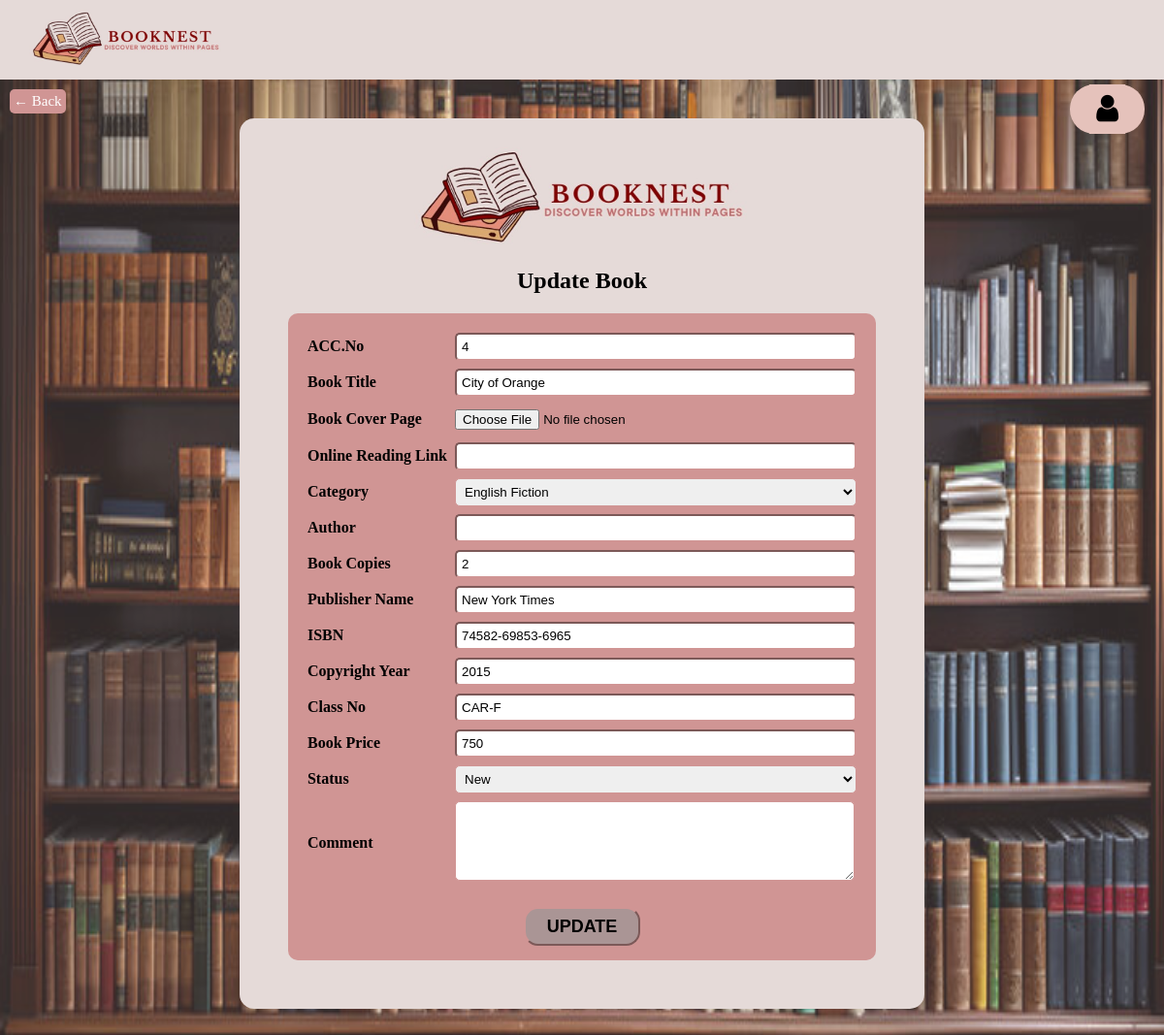
Page /updateBook.php?isbn=74582-69853-6965 (signed in) on the committed database.
### tables this page shows
CREATE TABLE books (
  acc_no INT(11) NOT NULL,
  title VARCHAR(255) NOT NULL,
  image VARCHAR(500) NOT NULL,
  category VARCHAR(50) NOT NULL,
  author VARCHAR(255) NOT NULL,
  copies INT(11) NOT NULL,
  publisher VARCHAR(255) NOT NULL,
  isbn VARCHAR(50) NOT NULL,
  copyright_year YEAR(4) NOT NULL,
  class_no VARCHAR(50) NOT NULL,
  price DOUBLE NOT NULL,
  status VARCHAR(50) NOT NULL,
  comment VARCHAR(255) NOT NULL,
  file_path VARCHAR(255) DEFAULT NULL,
  PRIMARY KEY (acc_no),
  UNIQUE KEY isbn (isbn)
);

### manageBookRecords.php (called while the page is built, shortened)
<?php
    include "config.php";
    if (isset($_GET['isbn'])) {
        $isbn = $_GET['isbn'];
        $query = "SELECT * FROM books WHERE isbn = '$isbn'";
        $result = mysqli_query($conn, $query);
        if($result && mysqli_num_rows($result) > 0) {
            $book = mysqli_fetch_assoc($result);
        } else {
            echo
                "<script type=\"text/javascript\">
                    window.alert('Sorry! No Books Available with ISBN: $isbn');
                    window.location.href = 'updateBook.php';
                </script>";
        }
    }
?>

### updateBook.php (the view, shortened to what this page needs)
<!DOCTYPE html>
<html lang="en">
<head>
    <link rel="stylesheet" href="index.css">
    <link rel="stylesheet" href="https://cdnjs.cloudflare.com/ajax/libs/font-awesome/4.7.0/css/font-awesome.min.css">
</head>
<body>
    <nav>
        <a href="admin.php">
            <img src="./Assets/logo.jpg" alt="logo" style="width: 200px; padding: 10px;">
        </a>
    </nav>
    <div id="page-container">
        <?php
            include "backbtn.php";
            include "manageBookRecords.php";
        ?>
        <div id="user-profile-container" onmouseover="showViewProfile()" onmouseleave="hideViewProfile()">
            <button type="button" id="user-profile-icon">
                <i class="fa fa-user" aria-hidden="true" onclick="showMore()"></i>
            </button>
        </div>
        <div style="display: flex; justify-content: center; align-items: center;">
            <div class="content-container">
                <img src="./Assets/logo.jpg" alt="logo" style="height: 100px; padding-top: 10px;">
                <h2>Update Book</h2>
                <form id="form-container" action="manageBookRecords.php" method="POST" enctype="multipart/form-data">
                    <table align="center" cellpadding="3px" style="text-align: left;">
                        <tr>
                            <td><label for="acc_no">ACC.No</label></td>
                            <td>
                                <input type="text" id="acc_no" name="acc_no" value="<?php echo isset($book['acc_no']) ? $book['acc_no'] : ''; ?>">
                            </td>
                        </tr>
                        <tr>
                            <td><label for="title">Book Title</label></td>
                            <td>
                                <input type="text" id="title" name="title" value="<?php echo isset($book['title']) ? $book['title'] : ''; ?>" required>
                            </td>
                        </tr>
                        <tr>
                            <td><label for="book_image">Book Cover Page</label></td>
                            <td>
                                <input type="file" id="book_image" name="book_image" accept="image/jpg, image/jpeg, image/png" style="padding-left: 0%;">
                            </td>
                        </tr>
                        <tr>
                            <td><label for="book_link">Online Reading Link</label></td>
                            <td>
                                <input type="text" id="book_link" name="book_link" value="<?php echo isset($book['file_path']) ? $book['file_path'] : ''; ?>">
                            </td>
                        </tr>
                        <tr>
                            <td><label for="category">Category</label></td>
                            <td>
                                <select name="category" style="width: 100%;">
                                    <option value="English Fiction" <?php if (isset($book['category']) && $book['category'] == "English Fiction") echo "selected"; ?>>English Fiction</option>
                                </select>
                            </td>
                        </tr>
                        <tr>
                            <td><label for="author">Author</label></td>
                            <td>
                                <input type="text" id="author" name="author" value="<?php isset($book['author']) ? $book['author'] : ''; ?>" required>
                            </td>
                        </tr>
                        <tr>
                            <td><label for="book_copies">Book Copies</label></td>
                            <td>
                                <input type="number" id="book_copies" name="book_copies" value="<?php echo isset($book['copies']) ? $book['copies'] : ''; ?>">
                            </td>
                        </tr>
                        <tr>
                            <td><label for="publisher">Publisher Name</label></td>
                            <td>
                                <input type="text" id="publisher" name="publisher" value="<?php echo isset($book['publisher']) ? $book['publisher'] : ''; ?>" required>
                            </td>
                        </tr>
                        <tr>
                            <td><label for="isbn">ISBN</label></td>
                            <td>
                                <input type="text" id="isbn" name="isbn" value="<?php echo isset($book['isbn']) ? $book['isbn'] : ''; ?>" required>
                            </td>
                        </tr>
                        <tr>
                            <td><label for="copyright_year">Copyright Year</label></td>
                            <td>
                                <input type="text" id="copyright_year" name="copyright_year" value="<?php echo isset($book['copyright_year']) ? $book['copyright_year'] : ''; ?>">
                            </td>
                        </tr>
                        <tr>
                            <td><label for="class_no">Class No</label></td>
                            <td>
                                <input type="text" id="class_no" name="class_no" value="<?php echo isset($book['class_no']) ? $book['class_no'] : ''; ?>">
                            </td>
                        </tr>
                        <tr>
                            <td><label for="book_price">Book Price</label></td>
                            <td>
                                <input type="number" id="book_price" name="book_price" value="<?php echo isset($book['price']) ? $book['price'] : ''; ?>">
                            </td>
                        </tr>
                        <tr>
                            <td><label for="status">Status</label></td>
                            <td>
                                <select name="status" style="width: 100%;">
                                    <option value="New" <?php if (isset($book['status']) && $book['status'] == "New") echo "selected"; ?>>New</option>
                                </select>
                            </td>
                        </tr>
                        <tr>
                            <td><label for="comment">Comment</label></td>
                            <td>
                                <textarea id="comment" name="comment" style="height: 70px;"><?php echo isset($book['comment']) ? $book['comment'] : ''; ?></textarea>
                            </td>
                        </tr>
                    </table>
                    <br>
                    <input type="submit" id="update" name="update" value="UPDATE" class="submit-btn" style="background-color: #AA9595;">
                </form>
            </div>
        </div>
    </div>
</body>
</html>

### index.css (style rules this page uses)
body { margin: 0%; background-image: url("./Assets/background.jpg"); background-repeat: no-repeat; background-size: 100% 100%; background-attachment: fixed; background-color: rgba(204, 195, 195, 0.3); background-blend-mode: overlay; }
#page-container { position: relative; min-height: 100vh; }
nav { z-index: 1; position: sticky; display: flex; flex-wrap: wrap; align-items: center; justify-content: space-between; padding-left: 20px; padding-right: 20px; height: fit-content; background-color: #E5DAD8; }
#user-profile-container { background-color: #E5C2BB; width: fit-content; height: fit-content; display: flex; justify-content: space-between; border-radius: 25px; margin-top: 5px; margin-right: 10px; padding-left: 20px; padding-right: 20px; position: absolute; right: 10px; z-index: 1; }
#user-profile-icon { background-color: #E5C2BB; border: 2px solid #E5C2BB; padding: 5px; font-size: xx-large; }

### updateBook.php (style rules this page uses)
.content-container { background-color: #E5DAD8; border-radius: 15px; padding: 20px 50px; margin: 40px; text-align: center; }
#form-container { background-color: #D09594; padding: 15px; border-radius: 10px; margin-top: 3%; margin-bottom: 5%; }
label { font-weight: bold; }
input, select, textarea { width: 400px; height: 5%; border-radius: 5px; border-color: #D09594; padding: 5px; }
.submit-btn { width: 120px; height: 40px; font-size: large; font-weight: bold; padding: 8px; border-radius: 0.8em; }

### backbtn.php (style rules this page uses)
body { height: 100vh; }

### rows in the picture
books: acc_no "4", title "City of Orange", category "English Fiction", book_copies "2", publisher "New York Times", isbn "74582-69853-6965", copyright_year "2015", class_no "CAR-F", book_price "750", status "New"
